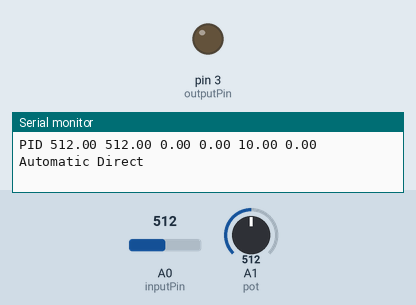
Recording of a sketch running on a simulated Arduino Uno, built with avr-gcc and run on an emulated ATmega328P. On the bench: output pins drawn as LEDs (lit = HIGH), the last lines printed to the serial monitor. The inputs (shaded band) are chosen by the test bench; at power-on: A1 (pot) = 512, A0 (inputPin) = 512.

Above: at 1.2 s.
1.3 s: A1 (pot) set to 716
At 2.6 s:
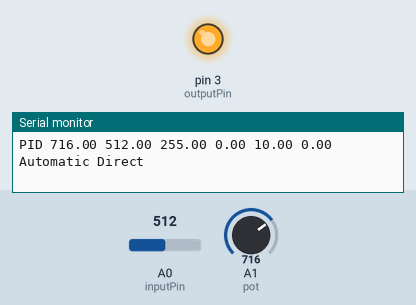
2.9 s: A0 (inputPin) set to 900
At 2.99 s:
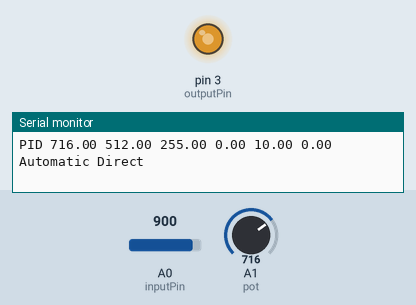
4.5 s: A0 (inputPin) set to 511
At 5.5 s:
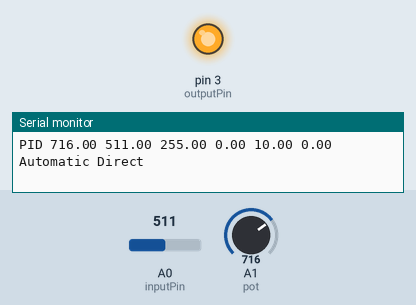
6.1 s: A1 (pot) set to 306
At 7.0 s:
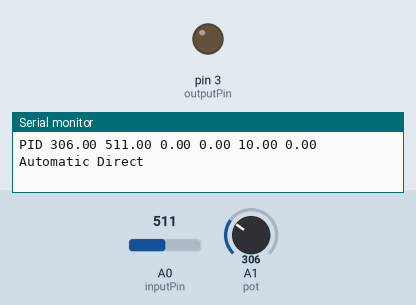
7.7 s: A0 (inputPin) set to 16
At 8.9 s:
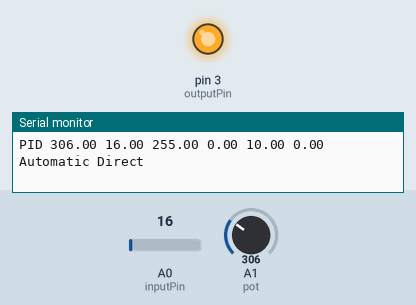
9.2 s: A1 (pot) set to 0
At 10.5 s:
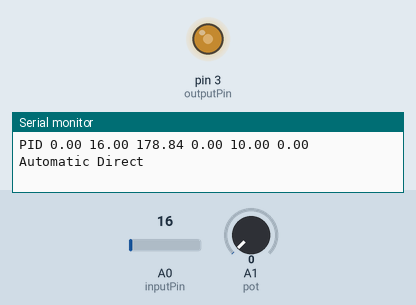
Timing chart, 0 to 13.2 s (numbered marks = the images above; inputs shaded):
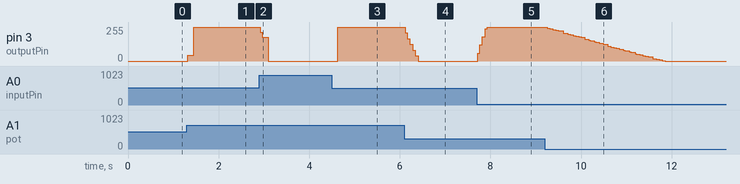

Measured:
- after the input at 1.3 s, pin 3 (outputPin): 0/255 → 42/255 at once, → 255/255 0.13 s later
- after the input at 2.9 s, pin 3 (outputPin): 255/255 → 177/255 at once, → 0/255 0.18 s later
- after the input at 4.5 s, pin 3 (outputPin): 0/255 → 255/255 after 0.13 s
- after the input at 6.1 s, pin 3 (outputPin): 255/255 → 168/255 at once, → 125/255 0.10 s later, → 82/255 0.06 s later, → 0/255 0.06 s later
- after the input at 7.7 s, pin 3 (outputPin): 0/255 → 121/255 at once, → 182/255 0.10 s later, → 255/255 0.06 s later
- after the input at 9.2 s, pin 3 (outputPin): moves from 255/255 to 0/255 over 2.6 s, starting after 0.05 s

The sketch:

PID_FrontEnd_ArduinoSampleCode.ino
```cpp
// Library definition
#include <PID_v1.h>

//Define Variables we'll be connecting to
double Setpoint, Input, Output; // these are just variables for storing values
int inputPin = 0; // Photo resistor input
int outputPin = 3; // LED output
int pot = 1; // Potentiometer input

// Tuning parameters
float Kp=0; //Initial Proportional Gain
float Ki=10; //Initial Integral Gain
float Kd=0; //Initial Differential Gain

// Specify the links and initial tuning parameters
PID myPID(&Input, &Output, &Setpoint,Kp,Ki,Kd, DIRECT);

// Timestamp
unsigned long serialTime; //this will help us know when to talk with processing
const int sampleRate = 1; // Variable that determines how fast our PID loop runs
const long serialPing = 500; //This determines how often we ping our loop
unsigned long now = 0; //This variable is used to keep track of time
unsigned long lastMessage = 0; //This keeps track of when our loop last spoke to serial


void setup()
{
  Input = analogRead(inputPin); // Read in light level
  Setpoint = analogRead(pot); // Read the SetPoint value from the potentiometer

  Serial.begin(9600); //Start a serial session
  myPID.SetMode(AUTOMATIC); // Turn on the PID loop as automatic control
  myPID.SetSampleTime(sampleRate); // Sets the sample rate
  lastMessage = millis(); // timestamp
}


void loop(){
  Input = analogRead(inputPin); // Read in light level
  Setpoint = analogRead(pot); // Read our setpoint light Level from the potentiometer
  myPID.Compute(); // Run the PID loop
  analogWrite(outputPin, Output); // Write out the output from the PID loop to our LED pin
  now = millis(); // Keep track of time

  //send-receive with processing if it's time
  if(millis()>serialTime)
  {
    SerialReceive();
    SerialSend();
    serialTime+=500;
  }
}


/********************************************
 * Serial Communication functions / helpers
 ********************************************/


union {                // This Data structure lets
  byte asBytes[24];    // us take the byte array
  float asFloat[6];    // sent from processing and
}                      // easily convert it to a
foo;                   // float array


// getting float values from processing into the arduino
// was no small task.  the way this program does it is
// as follows:
//  * a float takes up 4 bytes.  in processing, convert
//    the array of floats we want to send, into an array
//    of bytes.
//  * send the bytes to the arduino
//  * use a data structure known as a union to convert
//    the array of bytes back into an array of floats

//  the bytes coming from the arduino follow the following
//  format:
//  0: 0=Manual, 1=Auto, else = ? error ?
//  1: 0=Direct, 1=Reverse, else = ? error ?
//  2-5: float setpoint
//  6-9: float input
//  10-13: float output
//  14-17: float P_Param
//  18-21: float I_Param
//  22-245: float D_Param
void SerialReceive()
{

  // read the bytes sent from Processing
  int index=0;
  byte Auto_Man = -1;
  byte Direct_Reverse = -1;
  while(Serial.available()&&index<26)
  {
    if(index==0) Auto_Man = Serial.read();
    else if(index==1) Direct_Reverse = Serial.read();
    else foo.asBytes[index-2] = Serial.read();
    index++;
  }

  // if the information we got was in the correct format,
  // read it into the system
  if(index==26  && (Auto_Man==0 || Auto_Man==1)&& (Direct_Reverse==0 || Direct_Reverse==1))
  {
    Setpoint=double(foo.asFloat[0]);
    //Input=double(foo.asFloat[1]);       // * the user has the ability to send the
                                          //   value of "Input"  in most cases (as
                                          //   in this one) this is not needed.
    if(Auto_Man==0)                       // * only change the output if we are in
    {                                     //   manual mode.  otherwise we'll get an
      Output=double(foo.asFloat[2]);      //   output blip, then the controller will
    }                                     //   overwrite.

    double p, i, d;                       // * read in and set the controller tunings
    p = double(foo.asFloat[3]);           //
    i = double(foo.asFloat[4]);           //
    d = double(foo.asFloat[5]);           //
    myPID.SetTunings(p, i, d);            //

    if(Auto_Man==0) myPID.SetMode(MANUAL);// * set the controller mode
    else myPID.SetMode(AUTOMATIC);             //

    if(Direct_Reverse==0) myPID.SetControllerDirection(DIRECT);// * set the controller Direction
    else myPID.SetControllerDirection(REVERSE);          //
  }
  Serial.flush();                         // * clear any random data from the serial buffer
}

// unlike our tiny microprocessor, the processing ap
// has no problem converting strings into floats, so
// we can just send strings.  much easier than getting
// floats from processing to here no?
void SerialSend()
{
  Serial.print("PID ");
  Serial.print(Setpoint);
  Serial.print(" ");
  Serial.print(Input);
  Serial.print(" ");
  Serial.print(Output);
  Serial.print(" ");
  Serial.print(myPID.GetKp());
  Serial.print(" ");
  Serial.print(myPID.GetKi());
  Serial.print(" ");
  Serial.print(myPID.GetKd());
  Serial.print(" ");
  if(myPID.GetMode()==AUTOMATIC) Serial.print("Automatic");
  else Serial.print("Manual");
  Serial.print(" ");
  if(myPID.GetDirection()==DIRECT) Serial.println("Direct");
  else Serial.println("Reverse");
}
```
